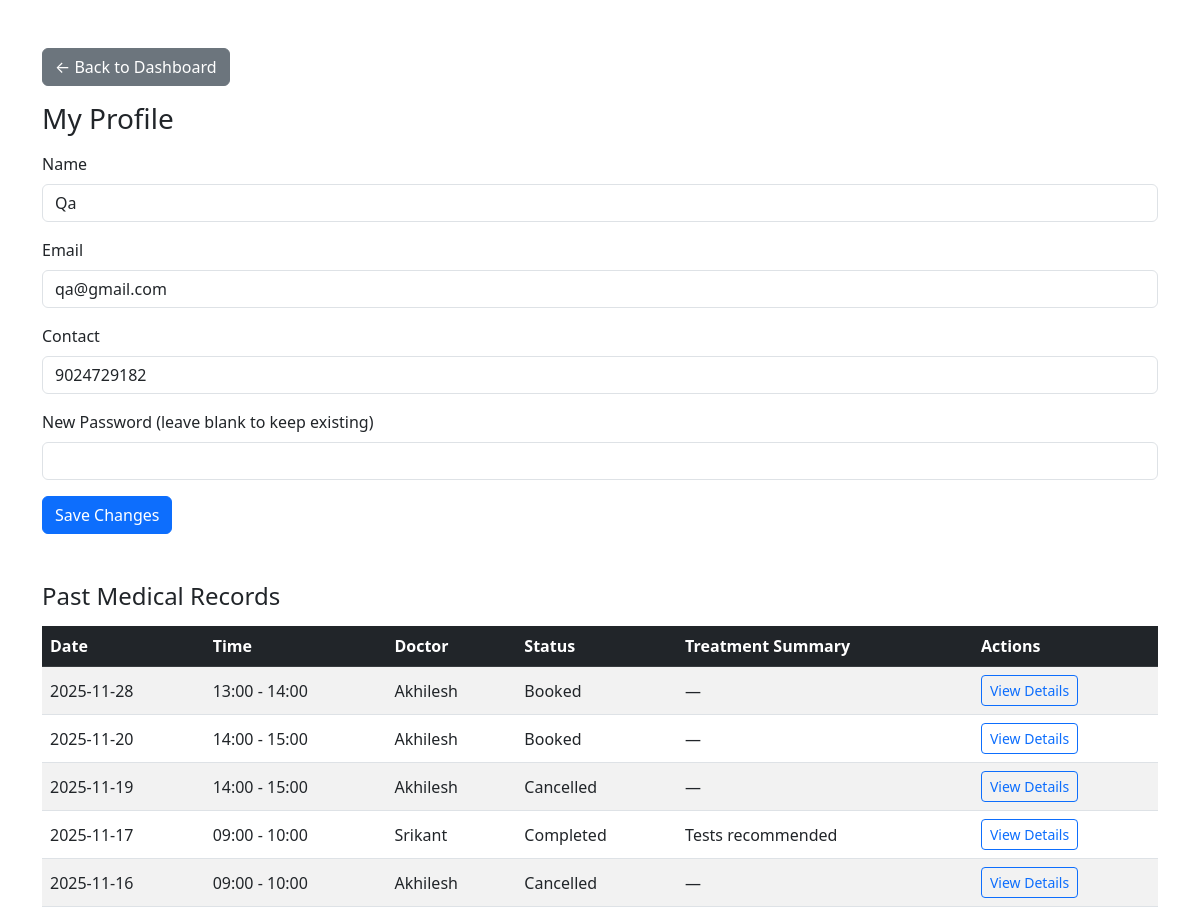
The app's page /patient/profile (signed in) with its own data.
### models.py (models this page shows, shortened)
class Patient(db.Model):
    id = db.Column(db.Integer, primary_key=True)
    name = db.Column(db.String(100), nullable=False, index=True)
    email = db.Column(db.String(100), unique=True, nullable=False, index=True)
    contact = db.Column(db.String(20), nullable=True)
    password = db.Column(db.String(200), nullable=False)
    is_active = db.Column(db.Boolean, default=True, nullable=False)
    created_at = db.Column(db.DateTime, default=datetime.utcnow)
    appointments = db.relationship('Appointment', backref='patient', lazy=True)

class Appointment(db.Model):
    id = db.Column(db.Integer, primary_key=True)
    doctor_id = db.Column(db.Integer, db.ForeignKey('doctor.id'), nullable=False, index=True)
    patient_id = db.Column(db.Integer, db.ForeignKey('patient.id'), nullable=False, index=True)
    date = db.Column(db.Date, nullable=False, index=True)
    start_time = db.Column(db.Time, nullable=False)
    end_time = db.Column(db.Time, nullable=False)
    status = db.Column(db.String(20), default='Booked', nullable=False, index=True)
    created_at = db.Column(db.DateTime, default=datetime.utcnow)
    treatment = db.relationship('Treatment', backref='appointment', uselist=False, cascade="all, delete-orphan")

class Doctor(db.Model):
    id = db.Column(db.Integer, primary_key=True)
    name = db.Column(db.String(100), nullable=False, index=True)
    specialization_id = db.Column(db.Integer, db.ForeignKey('department.id'), nullable=False)
    availability = db.Column(db.String(500), nullable=True)
    email = db.Column(db.String(100), unique=True, nullable=False, index=True)
    password = db.Column(db.String(200), nullable=False)
    contact = db.Column(db.String(20), nullable=True)
    is_active = db.Column(db.Boolean, default=True, nullable=False)   # blacklist / soft-delete
    created_at = db.Column(db.DateTime, default=datetime.utcnow)
    appointments = db.relationship('Appointment', backref='doctor', lazy=True)
    avail_slots = db.relationship('DoctorAvailability', backref='doctor', lazy=True, cascade="all, delete-orphan")

class Treatment(db.Model):
    id = db.Column(db.Integer, primary_key=True)
    appointment_id = db.Column(db.Integer, db.ForeignKey('appointment.id'), nullable=False, unique=True)
    diagnosis = db.Column(db.Text, nullable=True)
    prescription = db.Column(db.Text, nullable=True)
    notes = db.Column(db.Text, nullable=True)
    created_at = db.Column(db.DateTime, default=datetime.utcnow)

### app.py (the view, shortened to what this page needs)
@app.route('/patient/profile', methods=['GET', 'POST'])
@patient_required
def patient_profile():
    patient = Patient.query.get_or_404(session.get('patient_id'))
    today = date.today()
    past_appointments = Appointment.query.filter(
        Appointment.patient_id == patient.id,
        Appointment.date < today
    ).order_by(
        Appointment.date.desc(),
        Appointment.start_time.desc()
    ).all()
    return render_template('patient_profile.html', patient=patient, past_appointments=past_appointments)

### app.py (called while the page is built)
def patient_required(func):
    from functools import wraps
    @wraps(func)
    def wrapper(*args, **kwargs):
        if session.get('role') != 'patient':
            flash("Patient login required", "warning")
            return redirect(url_for('login'))
        return func(*args, **kwargs)
    return wrapper

### templates/patient_profile.html (shortened to what this page needs)
<!DOCTYPE html>
<html>
<head>
  <link href="https://cdn.jsdelivr.net/npm/bootstrap@5.3.0/dist/css/bootstrap.min.css" rel="stylesheet">
</head>
<body class="container mt-5">
  <a href="{{ url_for('patient_dashboard') }}" class="btn btn-secondary mb-3">← Back to Dashboard</a>
  <h3>My Profile</h3>
  <form method="POST" class="mt-3">
    <div class="mb-3">
      <label class="form-label">Name</label>
      <input type="text" name="name" class="form-control" value="{{ patient.name }}" required>
    </div>
    <div class="mb-3">
      <label class="form-label">Email</label>
      <input type="email" name="email" class="form-control" value="{{ patient.email }}" required>
    </div>
    <div class="mb-3">
      <label class="form-label">Contact</label>
      <input type="text" name="contact" class="form-control" value="{{ patient.contact or '' }}">
    </div>
    <div class="mb-3">
      <label class="form-label">New Password (leave blank to keep existing)</label>
      <input type="password" name="password" class="form-control">
    </div>
    <button type="submit" class="btn btn-primary">Save Changes</button>
  </form>
  <br><br>
  <h4>Past Medical Records</h4>
  <div class="table-responsive mt-3">
    <table class="table table-striped table-hover align-middle">
      <thead class="table-dark">
        <tr>
          <th>Date</th>
          <th>Time</th>
          <th>Doctor</th>
          <th>Status</th>
          <th>Treatment Summary</th>
          <th>Actions</th>
        </tr>
      </thead>
      <tbody>
        {% for a in past_appointments %}
        <tr>
          <td>{{ a.date.strftime('%Y-%m-%d') }}</td>
          <td>{{ a.start_time.strftime('%H:%M') }} - {{ a.end_time.strftime('%H:%M') }}</td>
          <td>{{ a.doctor.name if a.doctor else 'N/A' }}</td>
          <td>{{ a.status }}</td>
          <td>
            {% if a.treatment %}
              {{ a.treatment.diagnosis[:60] ~ ('...' if a.treatment.diagnosis|length > 60 else '') if a.treatment.diagnosis else '—' }}
            {% else %}
              —
            {% endif %}
          </td>
          <td>
            <a href="{{ url_for('patient_view_appointment', appt_id=a.id) }}"
               class="btn btn-sm btn-outline-primary">
              View Details
            </a>
          </td>
        </tr>
        {% else %}
        <tr>
          <td colspan="6" class="text-center text-muted">
            No past medical records yet.
          </td>
        </tr>
        {% endfor %}
      </tbody>
    </table>
  </div>
</body>
</html>

### records on screen
Patient: name "Qa", email "qa@gmail.com", contact "9024729182"
Appointment: date "2025-11-28", start_time "13:00", end_time "14:00", doctor "Akhilesh", status "Booked"
Appointment: date "2025-11-20", start_time "14:00", end_time "15:00", doctor "Akhilesh", status "Booked"
Appointment: date "2025-11-19", start_time "14:00", end_time "15:00", doctor "Akhilesh", status "Cancelled"
Appointment: date "2025-11-17", start_time "09:00", end_time "10:00", doctor "Srikant", status "Completed", treatment|length "Tests recommended"
Appointment: date "2025-11-16", start_time "09:00", end_time "10:00", doctor "Akhilesh", status "Cancelled"
